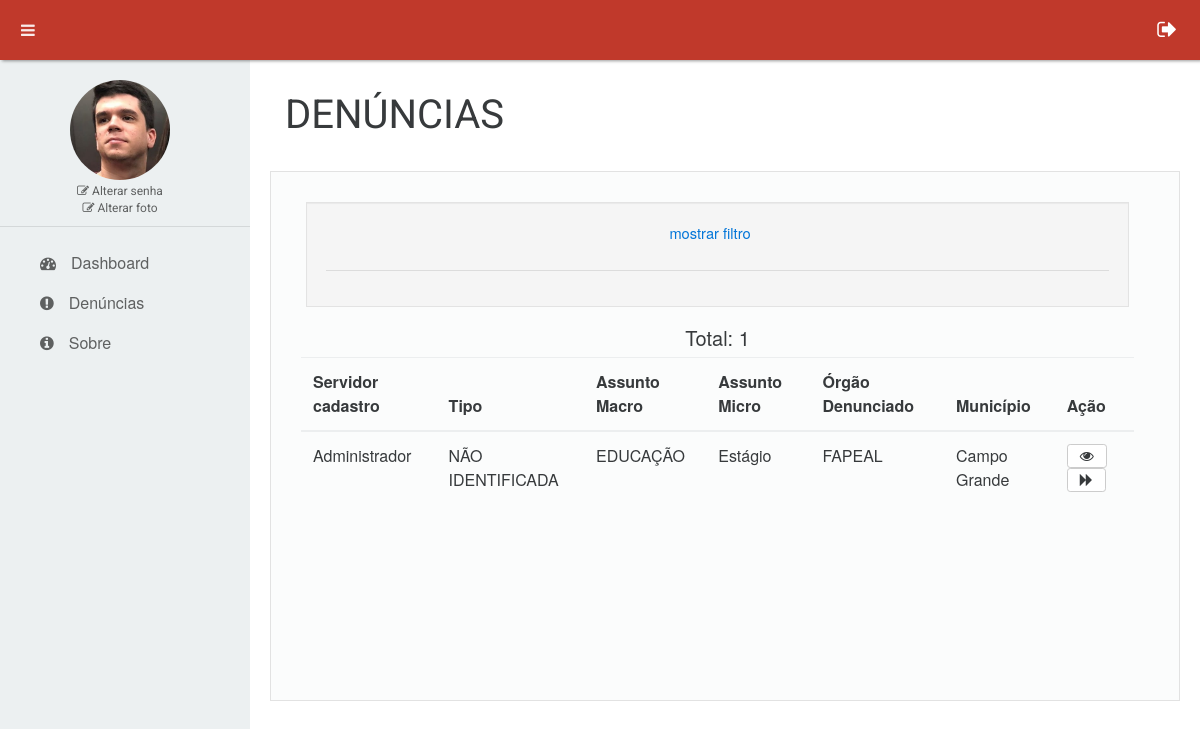
The app's page /denuncias/listar/0 (signed in) with its own data.
### tables this page shows
CREATE TABLE `tb_denuncias` (
  `ID` int(20) NOT NULL,
  `DS_NUMERO` varchar(20) NOT NULL,
  `DS_TIPO` enum('IDENTIFICADA','NÃO IDENTIFICADA') NOT NULL,
  `ID_SERVIDOR` int(20) NOT NULL,
  `ID_ASSUNTO` int(20) NOT NULL,
  `DS_NOME_DENUNCIANTE` varchar(50) DEFAULT NULL,
  `DS_CPF_DENUNCIANTE` varchar(14) DEFAULT NULL,
  `DS_EMAIL_DENUNCIANTE` varchar(30) DEFAULT NULL,
  `DS_TELEFONE_DENUNCIANTE` varchar(9) DEFAULT NULL,
  `TX_DESCRICAO_FATO` text NOT NULL,
  `ID_ORGAO_DENUNCIADO` int(20) DEFAULT NULL,
  `ID_MUNICIPIO_FATO` int(20) DEFAULT NULL,
  `DS_ENVOLVIDOS` varchar(100) DEFAULT NULL,
  `DT_REGISTRO_EOUV` date NOT NULL,
  `DT_REGISTRO` date NOT NULL,
  `DS_PROTOCOLO_EOUV` varchar(10) NOT NULL,
  `DS_NUMERO_PROCESSO_SEI` varchar(23) NOT NULL,
  `BL_ACESSO_RESTRITO` tinyint(1) DEFAULT NULL,
  `ID_RESPONSAVEL_TRIAGEM` int(20) DEFAULT NULL,
  `DS_RELEVANCIA` enum('BAIXO','MÉDIO','ALTO') DEFAULT NULL,
  `DT_TERMINO_TRIAGEM` date DEFAULT NULL,
  `DS_ANDAMENTO` enum('AGUARDANDO COMPLEMENTAÇÃO DO DENUNCIANTE','AGUARDANDO ANÁLISE PRELIMINAR DA OUVIDORIA') DEFAULT NULL,
  `DS_SITUACAO` enum('AGUARDANDO TRIAGEM','EM TRIAGEM','APTA','NÃO APTA') DEFAULT 'AGUARDANDO TRIAGEM',
  `ID_UNIDADE_APURACAO` int(20) DEFAULT NULL,
  `BL_TRIAGEM_CONCLUIDA` tinyint(4) NOT NULL DEFAULT '0',
  `DS_STATUS` enum('PROCEDENTE','NÃO PROCEDENTE - NÃO OCORRÊNCIA DO FATO DENUNCIADO','NÃO PROCEDENTE - INEXISTÊNCIA DE PROVAS','NÃO TRATADA','ENCERRADA') NOT NULL DEFAULT 'NÃO TRATADA'
);

CREATE TABLE `tb_servidores` (
  `ID` int(20) NOT NULL,
  `DS_NOME` varchar(50) NOT NULL,
  `DS_MATRICULA` varchar(10) NOT NULL,
  `DS_EMAIL` varchar(30) NOT NULL,
  `DS_TELEFONE` varchar(9) NOT NULL,
  `ID_ORGAO` int(20) NOT NULL,
  `ID_UNIDADE_APURACAO` int(20) DEFAULT NULL,
  `DS_FOTO` varchar(25) NOT NULL DEFAULT 'default.jpg',
  `DS_TIPO` enum('OUVIDORIA','UNIDADE DE APURAÇÃO','ADMINISTRADOR') NOT NULL,
  `DS_CPF` varchar(14) NOT NULL,
  `SENHA` varchar(32) NOT NULL DEFAULT 'e10adc3949ba59abbe56e057f20f883e',
  `STATUS` enum('ATIVO','INATIVO') DEFAULT 'ATIVO'
);

CREATE TABLE `tb_assuntos_denuncia` (
  `ID` int(20) NOT NULL,
  `DS_NOME_MACRO` varchar(100) NOT NULL,
  `DS_NOME_MICRO` varchar(100) DEFAULT NULL
);

CREATE TABLE `tb_orgaos` (
  `ID` int(20) NOT NULL,
  `DS_ABREVIACAO` varchar(10) NOT NULL,
  `DS_NOME` varchar(100) NOT NULL
);

CREATE TABLE `tb_municipios` (
  `ID` int(20) NOT NULL,
  `DS_NOME` varchar(50) NOT NULL
);

### model/Model.php (called while the page is built, shortened)
<?php
class Model{
	protected $conexao;
	public function conectar(){
		$this->conexao = mysqli_connect('localhost', 'root', '', 'banco-denuncias') or die(mysqli_error($nome_banco));
		mysqli_query($this->conexao, "SET NAMES 'utf8'");
		mysqli_query($this->conexao, 'SET character_set_connection=utf8');
		mysqli_query($this->conexao, 'SET character_set_client=utf8');
		mysqli_query($this->conexao, 'SET character_set_results=utf8');
	}
	public function executarQueryLista($query){
		$resultado = mysqli_query($this->conexao, $query) or die(mysqli_error($this->conexao));
		$lista = array();
		While($row = mysqli_fetch_array($resultado)){
			array_push($lista, $row);
		}
		return $lista;
	}
}
?>

### model/DenunciasModel.php (called while the page is built, shortened)
<?php
require_once $_SERVER['DOCUMENT_ROOT'].'/model/Model.php';
class DenunciasModel extends Model{
	public function getDenuncias(){
		$unidade = $_SESSION['UNIDADE'];
		$restricaoUsuario = ($_SESSION['TIPO'] == 'UNIDADE DE APURAÇÃO') ? "AND (a.ID_UNIDADE_APURACAO = $unidade)" : '';
		$query =
			"SELECT
			a.ID, a.DS_NUMERO, a.DS_TIPO, a.ID_SERVIDOR, a.BL_TRIAGEM_CONCLUIDA, a.DS_STATUS,
			b.DS_NOME_MACRO, b.DS_NOME_MICRO,
			c.DS_ABREVIACAO NOME_ORGAO_DENUNCIADO,
			d.DS_NOME NOME_SERVIDOR,
			e.DS_NOME NOME_MUNICIPIO
			FROM  tb_denuncias a
			INNER JOIN tb_assuntos_denuncia b ON a.ID_ASSUNTO = b.ID
			LEFT JOIN tb_orgaos c ON a.ID_ORGAO_DENUNCIADO = c.ID
			INNER JOIN tb_servidores d ON a.ID_SERVIDOR = d.ID
			LEFT JOIN tb_municipios e ON a.ID_MUNICIPIO_FATO = e.ID
			WHERE DS_STATUS != 'ENCERRADA'
			$restricaoUsuario
			ORDER BY a.DT_REGISTRO_EOUV desc
			";
		$lista = $this->executarQueryLista($query);
		return $lista;
	}
}
?>

### view/unidade-de-apuracao/UapDenunciasView.php (the view, shortened to what this page needs)
<?php
class UapDenunciasView extends DenunciasView{
	public function carregarFiltro(){
?>
		<div class='well'>
			<div id='esconderMostrar' class='row' style='text-align:center;'>
				<a href='javascript:void(0)' onclick='esconderMostrarFiltro()'>mostrar filtro</a>
			</div>
			<hr>
		</div>
<?php
	}
	public function listar(){
		$listaDenuncias = $_REQUEST['LISTA_DENUNCIAS'];
?>
		<div id='resultado' class='col-md-12 table-responsive' style='overflow: auto; width: 100%; height: 300px;'>
			<center>
				<h5>
					<div id='qtde'>Total: <?php echo sizeof($listaDenuncias) . " " ?>
					</div>
				</h5>
			</center>
			<table class='table table-hover tabela-dados'>
				<thead>
					<tr>
						<th>Servidor cadastro</th>
						<th>Tipo</th>
						<th>Assunto Macro</th>
						<th>Assunto Micro</th>
						<th>Órgão Denunciado</th>
						<th>Município</th>
						<th>Ação</th>
					</tr>
				</thead>
				<tbody>
					<?php
						foreach($listaDenuncias as $denuncia){
					?>
						<tr>
							<td><?php echo $denuncia['NOME_SERVIDOR'] ?></td>
							<td><?php echo $denuncia['DS_TIPO'] ?></td>
							<td><?php echo $denuncia['DS_NOME_MACRO']  ?></td>
							<td><?php echo $denuncia['DS_NOME_MICRO'] ?></td>
							<td><?php echo $denuncia['NOME_ORGAO_DENUNCIADO'] ?></td>
							<td><?php echo $denuncia['NOME_MUNICIPIO'] ?></td>
							<td>
								<a href="/denuncias/visualizar/<?php echo $denuncia['ID'] ?>">
									<button type='button' class='btn btn-secondary btn-sm' title='Visualizar Informações'>
										<i class='fa fa-eye' aria-hidden='true'></i>
									</button>
								</a>
								<?php if($denuncia['BL_TRIAGEM_CONCLUIDA']){ ?>
									<a href="/denuncias/andamento/<?php echo $denuncia['ID'] ?>" >
										<button type='button' class='btn btn-secondary btn-sm' title='Dar andamento'>
											<i class='fa fa-forward' aria-hidden='true'></i>
										</button>
									</a>
								<?php } ?>
							</td>
						</tr>
				  <?php } ?>
				</tbody>
			</table>
		</div>
<?php
	}
}

### view/_libs/css/estilo.css (style rules this page uses)
* { margin:0; padding:0; list-style:none; }
html { height:100%; font-family: 'Montserrat', sans-serif; padding: 0; }
a:link, a:visited, a:hover, a:active { text-decoration: none }
.row { margin-right: 0px; }
.caixa-conteudo div.row { padding-bottom: 10px; font-size: 11pt; }
.well { min-height: 20px; padding: 19px; margin: 20px; background-color: #f5f5f5; border: 1px solid #e3e3e3; border-radius: 0; -webkit-box-shadow: inset 0 1px 1px rgba(0,0,0,.05); box-shadow: inset 0 1px 1px rgba(0,0,0,.05); }
body { margin: 0; }

### records on screen
tb_denuncias: ID_SERVIDOR.DS_NOME "Administrador", DS_TIPO "NÃO IDENTIFICADA", ID_ASSUNTO.DS_NOME_MACRO "EDUCAÇÃO", ID_ASSUNTO.DS_NOME_MICRO "Estágio", ID_ORGAO_DENUNCIADO.DS_ABREVIACAO "FAPEAL", ID_MUNICIPIO_FATO.DS_NOME "Campo Grande"

### other values on screen
$this->titulo "DENÚNCIAS"
sizeof($listaDenuncias) "1"
